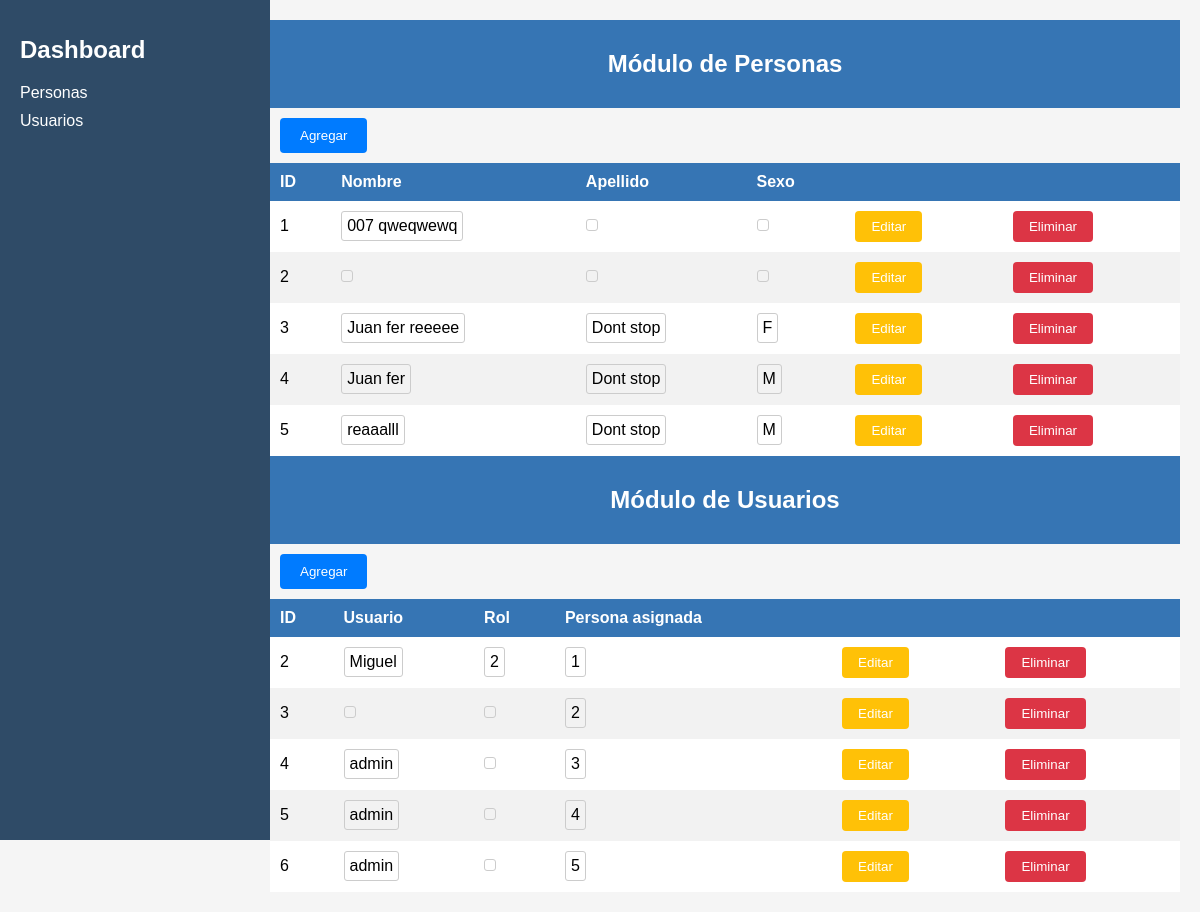
/modules/dashboard/dashboard.php, run on the app's committed database.
### tables this page shows
CREATE TABLE `personas` (
  `id_persona` int(100) NOT NULL,
  `nombre` varchar(100) NOT NULL,
  `apellido` varchar(255) NOT NULL,
  `sexo` varchar(100) NOT NULL
);

CREATE TABLE `usuarios` (
  `id` int(100) NOT NULL,
  `usuario` varchar(100) NOT NULL,
  `email` varchar(100) NOT NULL,
  `contrasenia` varchar(255) NOT NULL,
  `role_id` int(11) DEFAULT NULL,
  `id_persona` int(11) DEFAULT NULL
);

### modules/dashboard/dashboard.php (the view, shortened to what this page needs)
<?php
require '../../connect/conexion.php';
$query = "SELECT id_persona, nombre, apellido, sexo FROM personas";
$result = mysqli_query($conexion, $query);
$queryUsuarios = "SELECT id, usuario, email, role_id, id_persona FROM usuarios";
$resultUsuarios = mysqli_query($conexion, $queryUsuarios);
?>
<!DOCTYPE html>
<html lang="en">
<head>
    <link rel="stylesheet" href="../../css/style_dashboard.css">
</head>
<body>
    <div class="sidebar">
        <h1>Dashboard</h1>
        <ul>
            <li><a href="#people">Personas</a></li>
            <li><a href="#user">Usuarios</a></li>
        </ul>
    </div>
    <div class="content">
        <header>
            <h2>Módulo de Personas</h2>
        </header>
        <div>
            <button id="agregar-btn">Agregar</button>
        </div>
        <main>
            <table>
                <thead>
                    <tr>
                        <th>ID</th>
                        <th>Nombre</th>
                        <th>Apellido</th>
                        <th>Sexo</th>
                        <th></th>
                        <th></th>
                    </tr>
                </thead>
                <tbody>
                    <?php
                    while ($row = mysqli_fetch_assoc($result)) {
                        echo "<tr>";
                        echo "<td>" . $row['id_persona'] . "</td>";
                        echo "<td><span class='editable'>" . $row['nombre'] . "</span></td>";
                        echo "<td><span class='editable'>" . $row['apellido'] . "</span></td>";
                        echo "<td><span class='editable'>" . $row['sexo'] . "</span></td>";
                        echo "<td>";
                        echo "<button class='editar-btn' onclick='editarFila(this)'>Editar</button>";
                        echo "</td>";
                        echo "<td>";
                        echo "<button class='eliminar-btn' onclick='eliminarFila(this, " . $row['id_persona'] . ")' style='display:inline-block'>Eliminar</button>";
                        echo "</td>";
                        echo "</tr>";
                    }
                    ?>
                </tbody>
            </table>
        </main>
        <header>
            <h2>Módulo de Usuarios</h2>
        </header>
        <div>
            <button id="agregar-usuario-btn">Agregar</button>
        </div>
        <main>
            <table id="usuarios">
                <thead>
                    <tr>
                        <th>ID</th>
                        <th>Usuario</th>
                        <th>Rol</th>
                        <th>Persona asignada</th>
                        <th></th>
                        <th></th>
                    </tr>
                </thead>
                <tbody>
                    <?php
                    while ($row = mysqli_fetch_assoc($resultUsuarios)) {
                        echo "<tr>";
                        echo "<td>" . $row['id'] . "</td>";
                        echo "<td><span class='editable'>" . $row['usuario'] . "</span></td>";
                        echo "<td><span class='editable'>" . $row['role_id'] . "</span></td>";
                        echo "<td><span class='editable'>" . $row['id_persona'] . "</span></td>";
                        echo "<td>";
                        echo "<button class='editar-btn' onclick='editarFilaUsuario(this)'>Editar</button>";
                        echo "</td>";
                        echo "<td>";
                        echo "<button class='eliminar-btn' onclick='eliminarFilaUsuario(this, " . $row['id'] . ")' style='display:inline-block'>Eliminar</button>";
                        echo "</td>";
                        echo "</tr>";
                    }
                    ?>
                </tbody>
            </table>
        </main>
    </div>
</body>
</html>

### css/style_dashboard.css (style rules this page uses)
body { font-family: Arial, sans-serif; background-color: #f5f5f5; margin: 0; padding: 0; display: flex; flex-direction: row; }
.sidebar { width: 230px; background-color: #2f4b67; color: #ffffff; padding: 20px; height: 100vh; position: fixed; }
.content { margin-left: 250px; padding: 20px; flex-grow: 1; }
h1 { font-size: 24px; margin-bottom: 20px; }
ul { list-style: none; padding: 0; }
li { margin-bottom: 10px; }
a { text-decoration: none; color: #ffffff; }
header { background-color: #3675b4; padding: 10px 0; text-align: center; }
header h2 { color: #ffffff; }
table { width: 100%; background-color: #ffffff; border-collapse: collapse; }
th, td { padding: 10px; text-align: left; }
th { background-color: #3675b4; color: #ffffff; }
tr:nth-child(even) { background-color: #f2f2f2; }
.editable { display: inline-block; padding: 5px; border: 1px solid #ccc; border-radius: 3px; }
button { padding: 8px 16px; background-color: #007BFF; color: #fff; border: none; border-radius: 4px; cursor: pointer; }
button.editar-btn { background-color: #ffc107; }
button.eliminar-btn, button.descartar-btn { margin-left: 10px; background-color: #dc3545; }
#agregar-btn, #agregar-usuario-btn { background-color: #007BFF; color: #fff; padding: 10px 20px; border: none; border-radius: 4px; cursor: pointer; margin: 10px; }

### data on the page
personas: id_persona "1", nombre "007 qweqwewq"
personas: id_persona "2"
personas: id_persona "3", nombre "Juan fer reeeee", apellido "Dont stop", sexo "F"
personas: id_persona "4", nombre "Juan fer", apellido "Dont stop", sexo "M"
personas: id_persona "5", nombre "reaaalll", apellido "Dont stop", sexo "M"
usuarios: id "2", usuario "Miguel", role "2", id_persona "1"
usuarios: id "3", id_persona "2"
usuarios: id "4", usuario "admin", id_persona "3"
usuarios: id "5", usuario "admin", id_persona "4"
usuarios: id "6", usuario "admin", id_persona "5"
